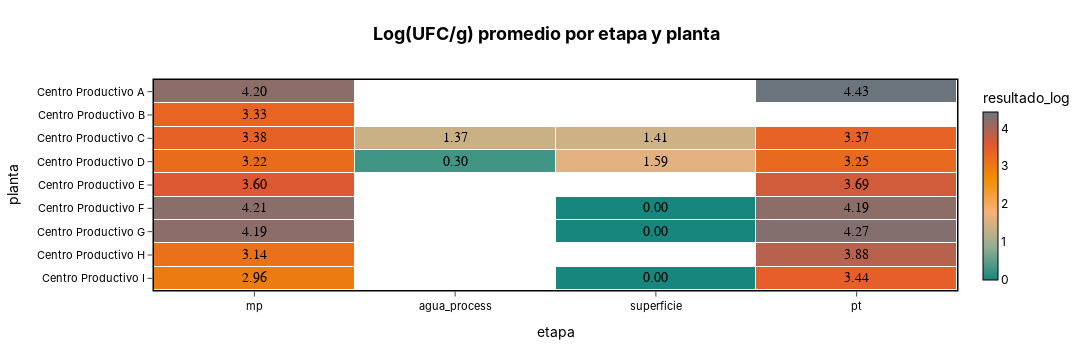

Notebook code cell kept with this figure:
### Code cell
fig_23 = plot_heatmap(
    df=d_planta_group,
    x_col="etapa",
    y_col="planta",
    value_col="resultado_log",
    x_order= ["mp", "agua_process", "superficie",  "pt"],
    show_secondary_labels=False,
    title="Log(UFC/g) promedio por etapa y planta",
    width=1100, height=350,
    colorscale=CORPORATE_COLORS_,
)
fig_23.show()
s3.save_plotly_html(fig_23, "resultado_log_etapa_planta_.html")

### Figure 1 — Plotly figure (JSON) as saved in the notebook; plotly's stock layout.template omitted (floating-point values rounded to 4 significant figures)
{"data": [{"colorbar": {"outlinecolor": "black", "outlinewidth": 1, "thickness": 15, "tickfont": {"color": "black"}, "title": {"font": {"color": "black"}, "text": "resultado_log"}}, "colorscale": [[0, "#17877D"], [0.2, "#94AF92"], [0.4, "#F6B27A"], [0.6, "#F18F01"], [0.8, "#E4572E"], [1, "#6C757D"]], "customdata": [[NaN, NaN, NaN, NaN], [NaN, NaN, NaN, NaN], [NaN, NaN, NaN, NaN], [NaN, NaN, NaN, NaN], [NaN, NaN, NaN, NaN], [NaN, NaN, NaN, NaN], [NaN, NaN, NaN, NaN], [NaN, NaN, NaN, NaN], [NaN, NaN, NaN, NaN]], "hovertemplate": "<b>etapa:</b> %{x}<br><b>planta:</b> %{y}<br><b>resultado_log:</b> %{text}<extra></extra>", "text": [["4.20", "", "", "4.43"], ["3.33", "", "", ""], ["3.38", "1.37", "1.41", "3.37"], ["3.22", "0.30", "1.59", "3.25"], ["3.60", "", "", "3.69"], ["4.21", "", "0.00", "4.19"], ["4.19", "", "0.00", "4.27"], ["3.14", "", "", "3.88"], ["2.96", "", "0.00", "3.44"]], "type": "heatmap", "x": ["mp", "agua_process", "superficie", "pt"], "xgap": 1, "y": ["Centro Productivo A", "Centro Productivo B", "Centro Productivo C", "Centro Productivo D", "Centro Productivo E", "Centro Productivo F", "Centro Productivo G", "Centro Productivo H", "Centro Productivo I"], "ygap": 1, "z": [[4.196, NaN, NaN, 4.432], [3.332, NaN, NaN, NaN], [3.38, 1.366, 1.408, 3.374], [3.217, 0.301, 1.588, 3.25], [3.601, NaN, NaN, 3.691], [4.212, NaN, 0.0, 4.187], [4.188, NaN, 0.0, 4.266], [3.141, NaN, NaN, 3.882], [2.96, NaN, 0.0, 3.441]], "zmax": 4.432, "zmin": 0}], "layout": {"annotations": [{"font": {"color": "black", "family": "Arial", "size": 14}, "showarrow": false, "text": "4.20", "x": "mp", "y": "Centro Productivo A"}, {"font": {"color": "black", "family": "Arial", "size": 14}, "showarrow": false, "text": "4.43", "x": "pt", "y": "Centro Productivo A"}, {"font": {"color": "black", "family": "Arial", "size": 14}, "showarrow": false, "text": "3.33", "x": "mp", "y": "Centro Productivo B"}, {"font": {"color": "black", "family": "Arial", "size": 14}, "showarrow": false, "text": "3.38", "x": "mp", "y": "Centro Productivo C"}, {"font": {"color": "black", "family": "Arial", "size": 14}, "showarrow": false, "text": "1.37", "x": "agua_process", "y": "Centro Productivo C"}, {"font": {"color": "black", "family": "Arial", "size": 14}, "showarrow": false, "text": "1.41", "x": "superficie", "y": "Centro Productivo C"}, {"font": {"color": "black", "family": "Arial", "size": 14}, "showarrow": false, "text": "3.37", "x": "pt", "y": "Centro Productivo C"}, {"font": {"color": "black", "family": "Arial", "size": 14}, "showarrow": false, "text": "3.22", "x": "mp", "y": "Centro Productivo D"}, {"font": {"color": "black", "family": "Arial", "size": 14}, "showarrow": false, "text": "0.30", "x": "agua_process", "y": "Centro Productivo D"}, {"font": {"color": "black", "family": "Arial", "size": 14}, "showarrow": false, "text": "1.59", "x": "superficie", "y": "Centro Productivo D"}, {"font": {"color": "black", "family": "Arial", "size": 14}, "showarrow": false, "text": "3.25", "x": "pt", "y": "Centro Productivo D"}, {"font": {"color": "black", "family": "Arial", "size": 14}, "showarrow": false, "text": "3.60", "x": "mp", "y": "Centro Productivo E"}, {"font": {"color": "black", "family": "Arial", "size": 14}, "showarrow": false, "text": "3.69", "x": "pt", "y": "Centro Productivo E"}, {"font": {"color": "black", "family": "Arial", "size": 14}, "showarrow": false, "text": "4.21", "x": "mp", "y": "Centro Productivo F"}, {"font": {"color": "black", "family": "Arial", "size": 14}, "showarrow": false, "text": "0.00", "x": "superficie", "y": "Centro Productivo F"}, {"font": {"color": "black", "family": "Arial", "size": 14}, "showarrow": false, "text": "4.19", "x": "pt", "y": "Centro Productivo F"}, {"font": {"color": "black", "family": "Arial", "size": 14}, "showarrow": false, "text": "4.19", "x": "mp", "y": "Centro Productivo G"}, {"font": {"color": "black", "family": "Arial", "size": 14}, "showarrow": false, "text": "0.00", "x": "superficie", "y": "Centro Productivo G"}, {"font": {"color": "black", "family": "Arial", "size": 14}, "showarrow": false, "text": "4.27", "x": "pt", "y": "Centro Productivo G"}, {"font": {"color": "black", "family": "Arial", "size": 14}, "showarrow": false, "text": "3.14", "x": "mp", "y": "Centro Productivo H"}, {"font": {"color": "black", "family": "Arial", "size": 14}, "showarrow": false, "text": "3.88", "x": "pt", "y": "Centro Productivo H"}, {"font": {"color": "black", "family": "Arial", "size": 14}, "showarrow": false, "text": "2.96", "x": "mp", "y": "Centro Productivo I"}, {"font": {"color": "black", "family": "Arial", "size": 14}, "showarrow": false, "text": "0.00", "x": "superficie", "y": "Centro Productivo I"}, {"font": {"color": "black", "family": "Arial", "size": 14}, "showarrow": false, "text": "3.44", "x": "pt", "y": "Centro Productivo I"}], "font": {"color": "black", "family": "Inter, Arial, sans-serif"}, "height": 350, "margin": {"b": 60, "l": 60, "r": 60, "t": 80}, "paper_bgcolor": "rgba(0,0,0,0)", "plot_bgcolor": "rgba(0,0,0,0)", "title": {"font": {"color": "black", "size": 18}, "text": "<b>Log(UFC/g) promedio por etapa y planta<b>", "x": 0.5}, "width": 1100, "xaxis": {"gridcolor": "rgba(0,0,0,0)", "linecolor": "black", "linewidth": 1.5, "mirror": true, "showline": true, "side": "bottom", "tickfont": {"color": "black", "size": 11}, "ticklen": 5, "ticks": "outside", "title": {"text": "etapa"}}, "yaxis": {"autorange": "reversed", "gridcolor": "rgba(0,0,0,0)", "linecolor": "black", "linewidth": 1.5, "mirror": true, "showline": true, "tickfont": {"color": "black", "size": 11}, "ticklen": 5, "ticks": "outside", "title": {"text": "planta"}}}}
